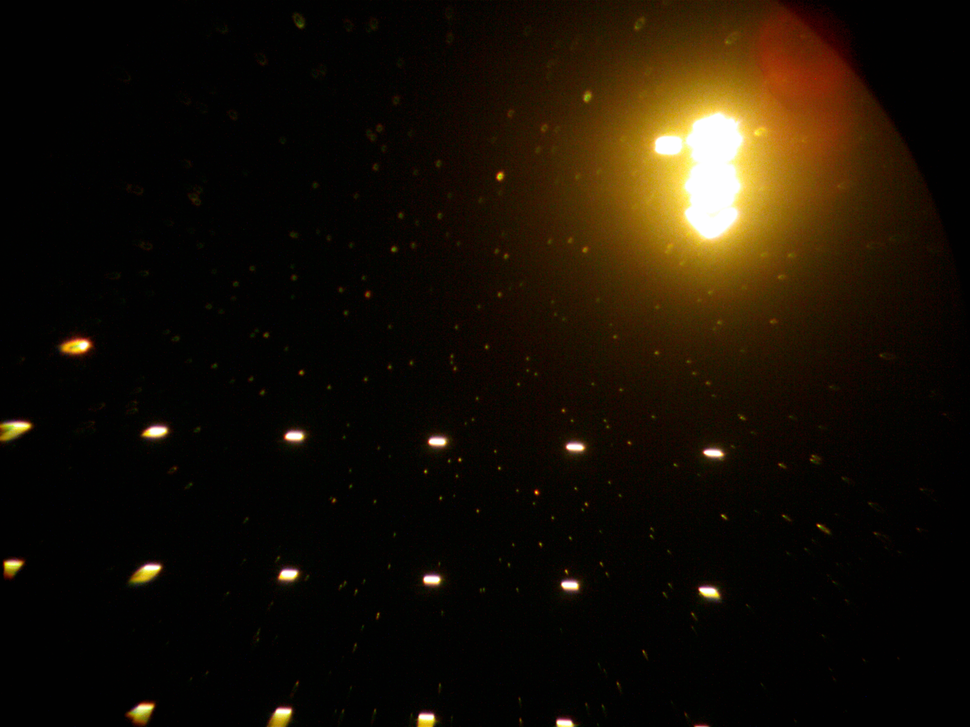
#> input picture image_processing/region1_FOV.PNG, 970 x 727 px, shrunk from 2048 x 1536 before the run, found by its file name
$ python soft_connected_components.py   (older library calls are emulated)
#> lines starting #> are read from the running program, lines starting #| are printed output that depends on the picture; after the words box and inside, x2 and y2 are one past the last pixel; in counts of white or black regions, pixels touching at a corner belong together; long printed decimals are rounded
import cv2
import matplotlib.pyplot as plt
import numpy as np
# !!!!!!!!!!!!!!!!!!!!!!
# only removes the largest connected components, does no further masking (as opposed to other file)
# !!!!!!!!!!!!!!!!!!!!!!
path = "image_processing/processed/adaptive_mean2.jpg"
masked_path = "image_processing/region1_FOV.png"

original_image = cv2.imread(masked_path, cv2.IMREAD_COLOR)
#> original_image is the input picture: shape (727, 970, 3); mean B, G, R 5.4, 16.1, 24
image = cv2.imread(path, cv2.IMREAD_GRAYSCALE)
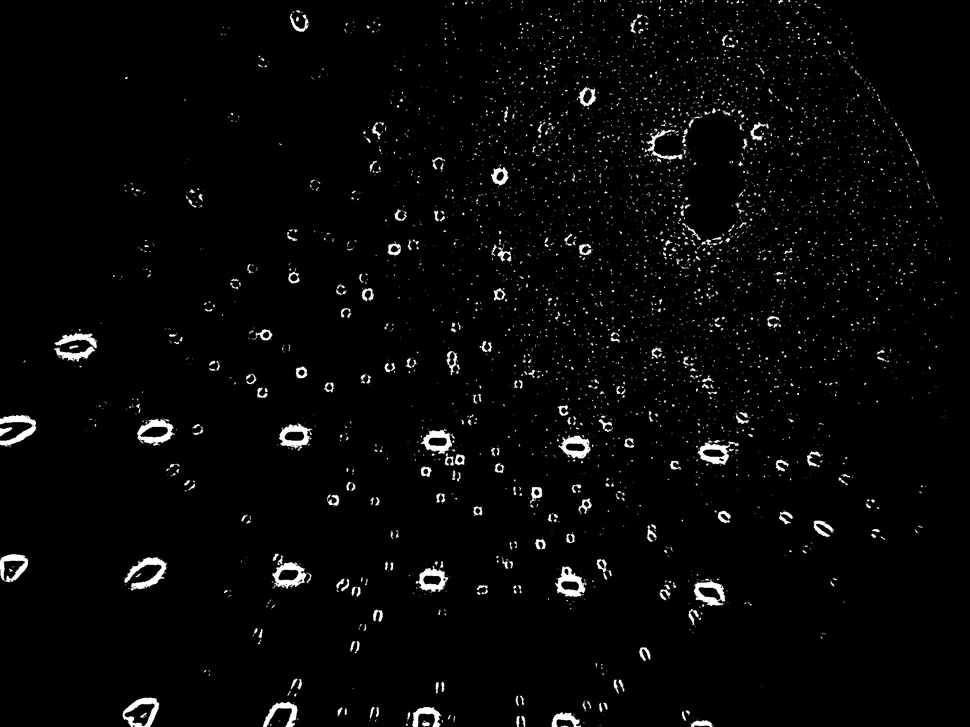
#> input picture image_processing/processed/adaptive_mean2.jpg, 970 x 727 px, shrunk from 2048 x 1536 before the run, found by its file name
#> image is the input picture: shape (727, 970); min 0, max 255, mean 6.9

(totalLabels, label_ids, values, centroid) = cv2.connectedComponentsWithStats(image,
                                            4, cv2.CV_32S)
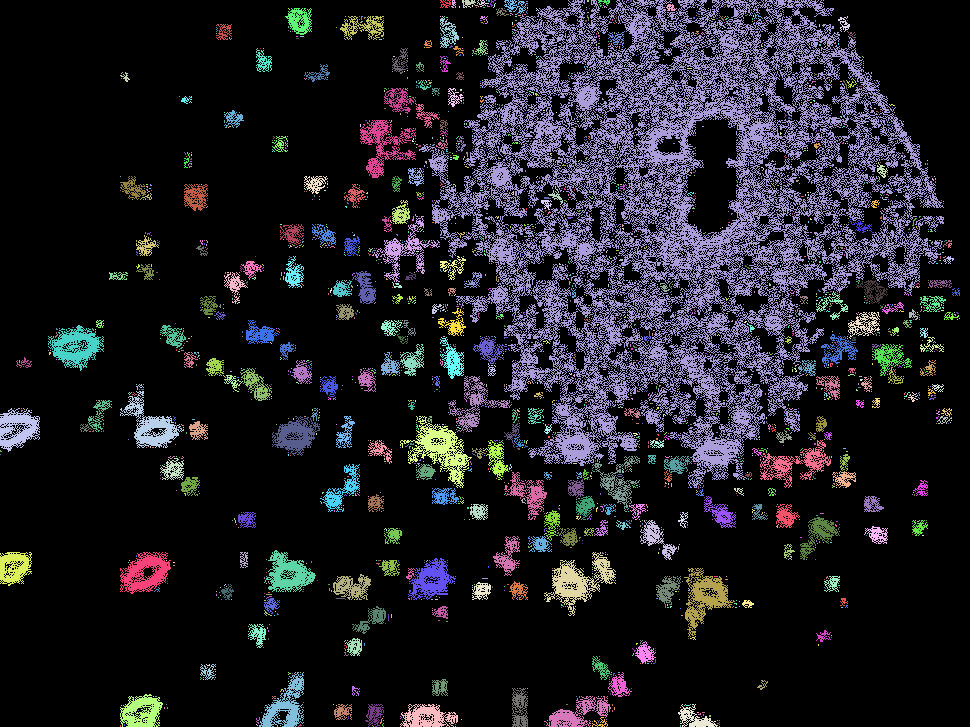
#> label_ids: shape (727, 970) int32; 2591 distinct labels, from 0 to 2590; one colour per label, 0 black
#> totalLabels = 2591; values = 2591 rows, first 6: [0, 0, 970, 727, 574444], [440, 0, 11, 8, 46], [451, 0, 5, 8, 23], [462, 0, 17, 8, 68], [477, 0, 12, 7, 30], [486, 0, 1, 1, 1]; centroid = 2591 pairs, first value 0 to 959, second value 0 to 726

print(totalLabels)
#| 2591

# range 0,5 since there are 5 statistics for each component (detailed on opencv documentation)
areas = np.take(values,range(4,5),axis=1)
#> areas = 2591 values, max 574444 at index 0, min 1 at index 5, mean 272.2
areas = areas.flatten()
print(areas)
#> (printed output is left out)
threshold = np.mean(areas)
#> threshold = 272.2
print(f"AREA THRESHOLD: {threshold}")
#| AREA THRESHOLD: 272.169

# make the entire image white (to specifically remove the large components)
shape = image.shape
#> shape = (727, 970)
cv2.rectangle(image, (0,0), (shape[1] - 1, shape[0] - 1), 255, cv2.FILLED)
#> image: shape (727, 970); every value is 255

plt.figure(figsize=(10, 5))

plt.imshow(image)
plt.title(f'Fullwhite {shape} -> {(0,0)}/{(shape[1] - 1, shape[0] - 1)}')
plt.show()

for i in range(1,totalLabels):
    area = areas[i]
    if area > threshold: # detecting very large shapes
        #print(f"Large shape: {area}")
        # getting bounding box
        x = values[i, cv2.CC_STAT_LEFT]
        y = values[i, cv2.CC_STAT_TOP]
        width = values[i, cv2.CC_STAT_WIDTH]
        height = values[i, cv2.CC_STAT_HEIGHT]

        # removing
        cv2.rectangle(image, (x,y), (x+width,y+height), 0, cv2.FILLED)
#> this loop made 2590 passes
#> (area, x, y, width, height) on passes 10, 34, 68, 301, 393, 619, 768, 959, 1020, 1263, 1296, 1312: (74277, 419, 0, 525, 488), (422, 285, 8, 27, 27), (437, 340, 16, 44, 24), (309, 384, 88, 30, 26), (1063, 360, 120, 56, 58), (380, 184, 184, 24, 27), (858, 372, 216, 68, 66), (282, 285, 256, 19, 32), (370, 352, 271, 24, 33), (347, 848, 312, 32, 27), (374, 246, 320, 33, 24), (1258, 48, 325, 56, 46)
#> (area, x) on pass 2423: (310, 352)
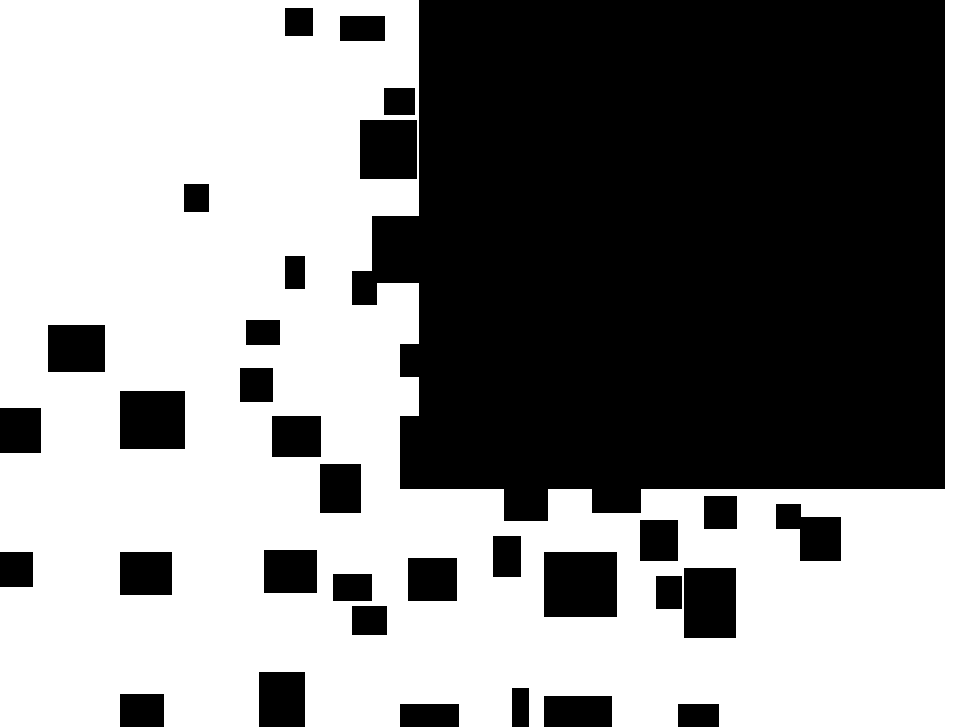
#> image: shape (727, 970); 54.4% white; 33 black regions, largest, box (x1, y1, x2, y2) and area: (352, 0, 945, 521) 265751, (544, 552, 617, 617) 4745, (120, 391, 185, 449) 3770


# masking
masked = cv2.bitwise_and(original_image, original_image, mask=image)
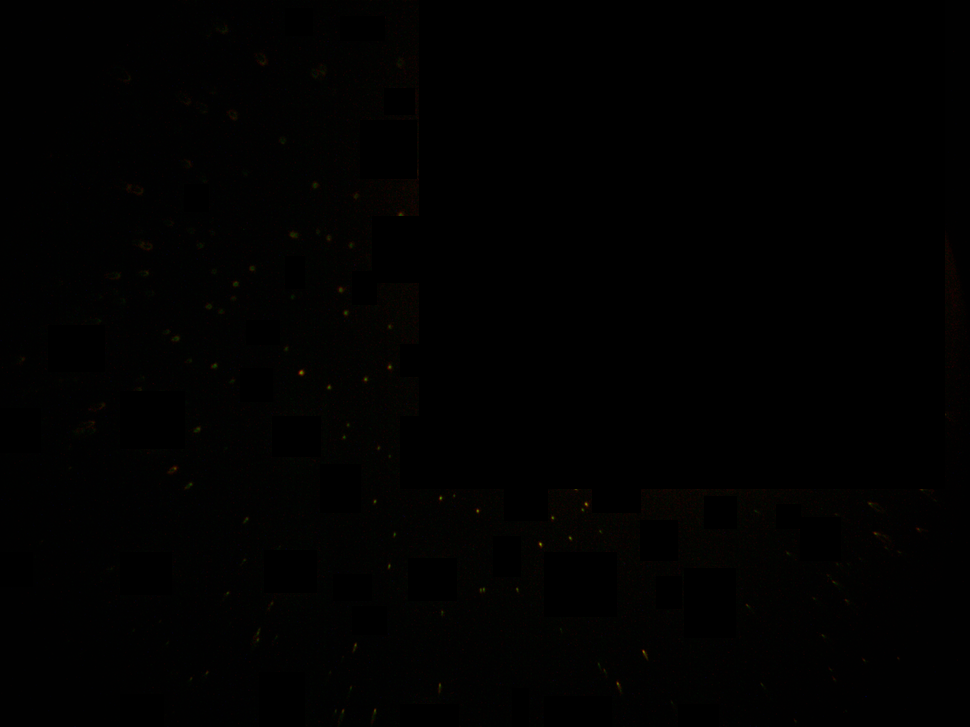
#> masked: shape (727, 970, 3); mean B, G, R 0.7, 1.2, 1.3


# display image

plt.figure(figsize=(10, 5))

plt.subplot(133)
plt.imshow(masked)
plt.title('Masked Image')

plt.subplot(132)
plt.imshow(image, cmap="gray")
plt.title('Filled Mask')

plt.subplot(131)
plt.imshow(original_image)
plt.title('Original Image')

plt.show()
#> figure, not shown here; B, G, R data is drawn as R, G, B

# writing image (only writes after display is closed)
cv2.imwrite("image_processing/processed/removed2.jpg", masked)
cv2.imwrite("image_processing/processed/removed_mask2.jpg", image)
